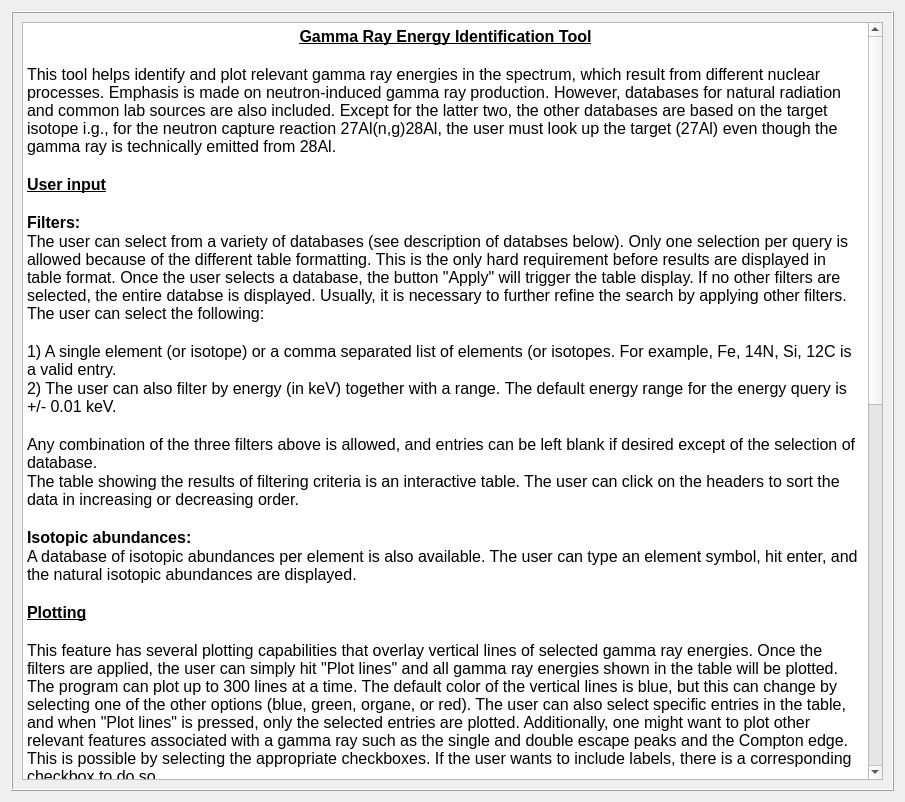
<?xml version="1.0" encoding="UTF-8"?>
<ui version="4.0">
 <class>Dialog</class>
 <widget class="QDialog" name="Dialog">
  <property name="geometry">
   <rect>
    <x>0</x>
    <y>0</y>
    <width>905</width>
    <height>802</height>
   </rect>
  </property>
  <property name="windowTitle">
   <string>Dialog</string>
  </property>
  <layout class="QGridLayout" name="gridLayout_2">
   <item row="0" column="0">
    <widget class="QFrame" name="frame">
     <property name="frameShape">
      <enum>QFrame::Box</enum>
     </property>
     <property name="frameShadow">
      <enum>QFrame::Raised</enum>
     </property>
     <layout class="QGridLayout" name="gridLayout">
      <item row="0" column="0">
       <widget class="QTextBrowser" name="text_info">
        <property name="html">
         <string>&lt;!DOCTYPE HTML PUBLIC &quot;-//W3C//DTD HTML 4.0//EN&quot; &quot;http://www.w3.org/TR/REC-html40/strict.dtd&quot;&gt;
&lt;html&gt;&lt;head&gt;&lt;meta name=&quot;qrichtext&quot; content=&quot;1&quot; /&gt;&lt;style type=&quot;text/css&quot;&gt;
p, li { white-space: pre-wrap; }
&lt;/style&gt;&lt;/head&gt;&lt;body style=&quot; font-family:'MS Shell Dlg 2'; font-size:7.8pt; font-weight:400; font-style:normal;&quot;&gt;
&lt;p align=&quot;center&quot; style=&quot; margin-top:0px; margin-bottom:0px; margin-left:0px; margin-right:0px; -qt-block-indent:0; text-indent:0px;&quot;&gt;&lt;span style=&quot; font-size:12pt; font-weight:600; text-decoration: underline;&quot;&gt;Gamma Ray Energy Identification Tool&lt;/span&gt;&lt;/p&gt;
&lt;p style=&quot;-qt-paragraph-type:empty; margin-top:0px; margin-bottom:0px; margin-left:0px; margin-right:0px; -qt-block-indent:0; text-indent:0px; font-size:12pt; font-weight:600; text-decoration: underline;&quot;&gt;&lt;br /&gt;&lt;/p&gt;
&lt;p style=&quot; margin-top:0px; margin-bottom:0px; margin-left:0px; margin-right:0px; -qt-block-indent:0; text-indent:0px;&quot;&gt;&lt;span style=&quot; font-size:12pt;&quot;&gt;This tool helps identify and plot relevant gamma ray energies in the spectrum, which result from different nuclear processes. Emphasis is made on neutron-induced gamma ray production. However, databases for natural radiation and common lab sources are also included. Except for the latter two, the other databases are based on the target isotope i.g., for the neutron capture reaction 27Al(n,g)28Al, the user must look up the target (27Al) even though the gamma ray is technically emitted from 28Al.&lt;/span&gt;&lt;/p&gt;
&lt;p style=&quot;-qt-paragraph-type:empty; margin-top:0px; margin-bottom:0px; margin-left:0px; margin-right:0px; -qt-block-indent:0; text-indent:0px; font-size:12pt;&quot;&gt;&lt;br /&gt;&lt;/p&gt;
&lt;p style=&quot; margin-top:0px; margin-bottom:0px; margin-left:0px; margin-right:0px; -qt-block-indent:0; text-indent:0px;&quot;&gt;&lt;span style=&quot; font-size:12pt; font-weight:600; text-decoration: underline;&quot;&gt;User input&lt;/span&gt;&lt;/p&gt;
&lt;p style=&quot;-qt-paragraph-type:empty; margin-top:0px; margin-bottom:0px; margin-left:0px; margin-right:0px; -qt-block-indent:0; text-indent:0px; font-size:12pt; font-weight:600; text-decoration: underline;&quot;&gt;&lt;br /&gt;&lt;/p&gt;
&lt;p style=&quot; margin-top:0px; margin-bottom:0px; margin-left:0px; margin-right:0px; -qt-block-indent:0; text-indent:0px;&quot;&gt;&lt;span style=&quot; font-size:12pt; font-weight:600;&quot;&gt;Filters:&lt;/span&gt;&lt;/p&gt;
&lt;p style=&quot; margin-top:0px; margin-bottom:0px; margin-left:0px; margin-right:0px; -qt-block-indent:0; text-indent:0px;&quot;&gt;&lt;span style=&quot; font-size:12pt;&quot;&gt;The user can select from a variety of databases (see description of databses below). Only one selection per query is allowed because of the different table formatting. This is the only hard requirement before results are displayed in table format. Once the user selects a database, the button &amp;quot;Apply&amp;quot; will trigger the table display. If no other filters are selected, the entire databse is displayed. Usually, it is necessary to further refine the search by applying other filters. The user can select the following:&lt;/span&gt;&lt;/p&gt;
&lt;p style=&quot;-qt-paragraph-type:empty; margin-top:0px; margin-bottom:0px; margin-left:0px; margin-right:0px; -qt-block-indent:0; text-indent:0px; font-size:12pt;&quot;&gt;&lt;br /&gt;&lt;/p&gt;
&lt;p style=&quot; margin-top:0px; margin-bottom:0px; margin-left:0px; margin-right:0px; -qt-block-indent:0; text-indent:0px;&quot;&gt;&lt;span style=&quot; font-size:12pt;&quot;&gt;1) A single element (or isotope) or a comma separated list of elements (or isotopes. For example, Fe, 14N, Si, 12C is a valid entry.&lt;/span&gt;&lt;/p&gt;
&lt;p style=&quot; margin-top:0px; margin-bottom:0px; margin-left:0px; margin-right:0px; -qt-block-indent:0; text-indent:0px;&quot;&gt;&lt;span style=&quot; font-size:12pt;&quot;&gt;2) The user can also filter by energy (in keV) together with a range. &lt;/span&gt;&lt;span style=&quot; font-size:12pt; color:#000000;&quot;&gt;The default energy range for the energy query is +/- 0.01 keV.&lt;/span&gt;&lt;/p&gt;
&lt;p style=&quot;-qt-paragraph-type:empty; margin-top:0px; margin-bottom:0px; margin-left:0px; margin-right:0px; -qt-block-indent:0; text-indent:0px; font-size:12pt; color:#000000;&quot;&gt;&lt;br /&gt;&lt;/p&gt;
&lt;p style=&quot; margin-top:0px; margin-bottom:0px; margin-left:0px; margin-right:0px; -qt-block-indent:0; text-indent:0px;&quot;&gt;&lt;span style=&quot; font-size:12pt; color:#000000;&quot;&gt;Any combination of the three filters above is allowed, and entries can be left blank if desired except of the selection of database.&lt;/span&gt;&lt;/p&gt;
&lt;p style=&quot; margin-top:0px; margin-bottom:0px; margin-left:0px; margin-right:0px; -qt-block-indent:0; text-indent:0px;&quot;&gt;&lt;span style=&quot; font-size:12pt; color:#000000;&quot;&gt;The table showing the results of filtering criteria is an interactive table. The user can click on the headers to sort the data in increasing or decreasing order.&lt;/span&gt;&lt;/p&gt;
&lt;p style=&quot;-qt-paragraph-type:empty; margin-top:0px; margin-bottom:0px; margin-left:0px; margin-right:0px; -qt-block-indent:0; text-indent:0px; font-size:12pt; font-weight:600; text-decoration: underline;&quot;&gt;&lt;br /&gt;&lt;/p&gt;
&lt;p style=&quot; margin-top:0px; margin-bottom:0px; margin-left:0px; margin-right:0px; -qt-block-indent:0; text-indent:0px;&quot;&gt;&lt;span style=&quot; font-size:12pt; font-weight:600;&quot;&gt;Isotopic abundances:&lt;/span&gt;&lt;/p&gt;
&lt;p style=&quot; margin-top:0px; margin-bottom:0px; margin-left:0px; margin-right:0px; -qt-block-indent:0; text-indent:0px;&quot;&gt;&lt;span style=&quot; font-size:12pt;&quot;&gt;A database of isotopic abundances per element is also available. The user can type an element symbol, hit enter, and the natural isotopic abundances are displayed.&lt;/span&gt;&lt;/p&gt;
&lt;p style=&quot;-qt-paragraph-type:empty; margin-top:0px; margin-bottom:0px; margin-left:0px; margin-right:0px; -qt-block-indent:0; text-indent:0px; font-size:12pt;&quot;&gt;&lt;br /&gt;&lt;/p&gt;
&lt;p style=&quot; margin-top:0px; margin-bottom:0px; margin-left:0px; margin-right:0px; -qt-block-indent:0; text-indent:0px;&quot;&gt;&lt;span style=&quot; font-size:12pt; font-weight:600; text-decoration: underline;&quot;&gt;Plotting&lt;/span&gt;&lt;/p&gt;
&lt;p style=&quot;-qt-paragraph-type:empty; margin-top:0px; margin-bottom:0px; margin-left:0px; margin-right:0px; -qt-block-indent:0; text-indent:0px; font-size:12pt; font-weight:600; text-decoration: underline;&quot;&gt;&lt;br /&gt;&lt;/p&gt;
&lt;p style=&quot; margin-top:0px; margin-bottom:0px; margin-left:0px; margin-right:0px; -qt-block-indent:0; text-indent:0px;&quot;&gt;&lt;span style=&quot; font-size:12pt;&quot;&gt;This feature has several plotting capabilities that overlay vertical lines of selected gamma ray energies. Once the filters are applied, the user can simply hit &amp;quot;Plot lines&amp;quot; and all gamma ray energies shown in the table will be plotted. The program can plot up to 300 lines at a time. The default color of the vertical lines is blue, but this can change by selecting one of the other options (blue, green, organe, or red). The user can also select specific entries in the table, and when &amp;quot;Plot lines&amp;quot; is pressed, only the selected entries are plotted. Additionally, one might want to plot other relevant features associated with a gamma ray such as the single and double escape peaks and the Compton edge. This is possible by selecting the appropriate checkboxes. If the user wants to include labels, there is a corresponding checkbox to do so.&lt;/span&gt;&lt;/p&gt;
&lt;p style=&quot;-qt-paragraph-type:empty; margin-top:0px; margin-bottom:0px; margin-left:0px; margin-right:0px; -qt-block-indent:0; text-indent:0px; font-size:12pt;&quot;&gt;&lt;br /&gt;&lt;/p&gt;
&lt;p style=&quot; margin-top:0px; margin-bottom:0px; margin-left:0px; margin-right:0px; -qt-block-indent:0; text-indent:0px;&quot;&gt;&lt;span style=&quot; font-size:12pt; font-weight:600; text-decoration: underline;&quot;&gt;Databases&lt;/span&gt;&lt;/p&gt;
&lt;p style=&quot;-qt-paragraph-type:empty; margin-top:0px; margin-bottom:0px; margin-left:0px; margin-right:0px; -qt-block-indent:0; text-indent:0px; font-size:12pt; font-weight:600; text-decoration: underline;&quot;&gt;&lt;br /&gt;&lt;/p&gt;
&lt;p style=&quot; margin-top:0px; margin-bottom:0px; margin-left:0px; margin-right:0px; -qt-block-indent:0; text-indent:0px;&quot;&gt;&lt;span style=&quot; font-size:12pt;&quot;&gt;The following databases are available to the user:&lt;/span&gt;&lt;/p&gt;
&lt;p style=&quot;-qt-paragraph-type:empty; margin-top:0px; margin-bottom:0px; margin-left:0px; margin-right:0px; -qt-block-indent:0; text-indent:0px; font-size:12pt;&quot;&gt;&lt;br /&gt;&lt;/p&gt;
&lt;p style=&quot; margin-top:0px; margin-bottom:0px; margin-left:0px; margin-right:0px; -qt-block-indent:0; text-indent:0px;&quot;&gt;&lt;span style=&quot; font-size:12pt; font-weight:600;&quot;&gt;Common lab sources&lt;/span&gt;&lt;/p&gt;
&lt;p style=&quot; margin-top:0px; margin-bottom:0px; margin-left:0px; margin-right:0px; -qt-block-indent:0; text-indent:0px;&quot;&gt;&lt;span style=&quot; font-size:12pt;&quot;&gt;Common gamma ray lab sources such as 60Co, 137Cs, 153Eu, etc. are available through a curated database derived from &lt;/span&gt;&lt;span style=&quot; font-size:12pt; text-decoration: underline; color:#0000ff;&quot;&gt;https://www-nds.iaea.org/pgaa/iaeapgaa.htm&lt;/span&gt;&lt;span style=&quot; font-size:12pt; color:#000000;&quot;&gt;. Access to this database through a Python-based notebook can be accessed via &lt;/span&gt;&lt;span style=&quot; font-size:12pt; text-decoration: underline; color:#0000ff;&quot;&gt;https://mybinder.org/v2/gh/IAEA-NDS/lc_api_notebook/HEAD?labpath=api_v0_notebook.ipynb.&lt;/span&gt;&lt;/p&gt;
&lt;p style=&quot;-qt-paragraph-type:empty; margin-top:0px; margin-bottom:0px; margin-left:0px; margin-right:0px; -qt-block-indent:0; text-indent:0px; font-size:12pt; text-decoration: underline; color:#0000ff;&quot;&gt;&lt;br /&gt;&lt;/p&gt;
&lt;p style=&quot; margin-top:0px; margin-bottom:0px; margin-left:0px; margin-right:0px; -qt-block-indent:0; text-indent:0px;&quot;&gt;&lt;span style=&quot; font-size:12pt; font-weight:600; color:#000000;&quot;&gt;Delayed activation&lt;/span&gt;&lt;/p&gt;
&lt;p style=&quot; margin-top:0px; margin-bottom:0px; margin-left:0px; margin-right:0px; -qt-block-indent:0; text-indent:0px;&quot;&gt;&lt;span style=&quot; font-size:12pt; color:#000000;&quot;&gt;The database use for delayed neutron activation (isotopes with longer half lives) was obtained from the PGAA Decay Gamma Data from the IAEA via &lt;/span&gt;&lt;span style=&quot; font-size:12pt; text-decoration: underline; color:#0000ff;&quot;&gt;https://www-nds.iaea.org/pgaa/databases.htm.&lt;/span&gt;&lt;/p&gt;
&lt;p style=&quot;-qt-paragraph-type:empty; margin-top:0px; margin-bottom:0px; margin-left:0px; margin-right:0px; -qt-block-indent:0; text-indent:0px; font-size:12pt; text-decoration: underline; color:#0000ff;&quot;&gt;&lt;br /&gt;&lt;/p&gt;
&lt;p style=&quot; margin-top:0px; margin-bottom:0px; margin-left:0px; margin-right:0px; -qt-block-indent:0; text-indent:0px;&quot;&gt;&lt;span style=&quot; font-size:12pt; font-weight:600; color:#000000;&quot;&gt;Natural radiation&lt;/span&gt;&lt;/p&gt;
&lt;p style=&quot; margin-top:0px; margin-bottom:0px; margin-left:0px; margin-right:0px; -qt-block-indent:0; text-indent:0px;&quot;&gt;&lt;span style=&quot; font-size:12pt; color:#000000;&quot;&gt;The database was collected from several sources, but mainly from the book &amp;quot;Analytical Methods for Nonproliferation&amp;quot; by Edward C. Morse. However, the same information can be obtained from &amp;quot;Common lab sources&amp;quot;.&lt;/span&gt;&lt;/p&gt;
&lt;p style=&quot;-qt-paragraph-type:empty; margin-top:0px; margin-bottom:0px; margin-left:0px; margin-right:0px; -qt-block-indent:0; text-indent:0px; font-size:12pt; font-weight:600; color:#000000;&quot;&gt;&lt;br /&gt;&lt;/p&gt;
&lt;p style=&quot; margin-top:0px; margin-bottom:0px; margin-left:0px; margin-right:0px; -qt-block-indent:0; text-indent:0px;&quot;&gt;&lt;span style=&quot; font-size:12pt; font-weight:600; color:#000000;&quot;&gt;Neutron capture (CapGam)&lt;/span&gt;&lt;/p&gt;
&lt;p style=&quot; margin-top:0px; margin-bottom:0px; margin-left:0px; margin-right:0px; -qt-block-indent:0; text-indent:0px;&quot;&gt;&lt;span style=&quot; font-size:12pt; color:#000000;&quot;&gt;Neutron capture data obtained from CapGam via &lt;/span&gt;&lt;span style=&quot; font-size:12pt; text-decoration: underline; color:#0000ff;&quot;&gt;https://www.nndc.bnl.gov/capgam/.&lt;/span&gt;&lt;span style=&quot; font-size:12pt; color:#000000;&quot;&gt; The &amp;quot;info&amp;quot; table entry contains the characters I-P for primary, and I-S for secondary. A more detailed explanation can be obtained from the websiteabove.&lt;/span&gt;&lt;/p&gt;
&lt;p style=&quot;-qt-paragraph-type:empty; margin-top:0px; margin-bottom:0px; margin-left:0px; margin-right:0px; -qt-block-indent:0; text-indent:0px; font-size:12pt; font-weight:600; color:#000000;&quot;&gt;&lt;br /&gt;&lt;/p&gt;
&lt;p style=&quot; margin-top:0px; margin-bottom:0px; margin-left:0px; margin-right:0px; -qt-block-indent:0; text-indent:0px;&quot;&gt;&lt;span style=&quot; font-size:12pt; font-weight:600; color:#000000;&quot;&gt;Neutron capture (IAEA)&lt;/span&gt;&lt;/p&gt;
&lt;p style=&quot; margin-top:0px; margin-bottom:0px; margin-left:0px; margin-right:0px; -qt-block-indent:0; text-indent:0px;&quot;&gt;&lt;span style=&quot; font-size:12pt; color:#000000;&quot;&gt;A second source of neutron capture data was obtained from &lt;/span&gt;&lt;span style=&quot; font-size:12pt; text-decoration: underline; color:#0000ff;&quot;&gt;https://www-nds.iaea.org/pgaa/databases.htm.&lt;/span&gt;&lt;span style=&quot; font-size:12pt; color:#000000;&quot;&gt; This database has nearly the same data as CapGam, but there may not be complete overlap.&lt;/span&gt;&lt;/p&gt;
&lt;p style=&quot;-qt-paragraph-type:empty; margin-top:0px; margin-bottom:0px; margin-left:0px; margin-right:0px; -qt-block-indent:0; text-indent:0px; font-size:12pt; font-weight:600; color:#000000;&quot;&gt;&lt;br /&gt;&lt;/p&gt;
&lt;p style=&quot; margin-top:0px; margin-bottom:0px; margin-left:0px; margin-right:0px; -qt-block-indent:0; text-indent:0px;&quot;&gt;&lt;span style=&quot; font-size:12pt; font-weight:600; color:#000000;&quot;&gt;Neutron inelastic 14 MeV (Talys)&lt;/span&gt;&lt;/p&gt;
&lt;p style=&quot; margin-top:0px; margin-bottom:0px; margin-left:0px; margin-right:0px; -qt-block-indent:0; text-indent:0px;&quot;&gt;&lt;span style=&quot; font-size:12pt; color:#000000;&quot;&gt;This database was collected form a series of Talys (&lt;/span&gt;&lt;span style=&quot; font-size:12pt; text-decoration: underline; color:#0000ff;&quot;&gt;https://www-nds.iaea.org/talys/&lt;/span&gt;&lt;span style=&quot; font-size:12pt; color:#000000;&quot;&gt;) simulations at 14 MeV neutron incident energy. There is no angle-dependent information, so care must be taken in regards to the quoted cross section value.&lt;/span&gt;&lt;/p&gt;
&lt;p style=&quot;-qt-paragraph-type:empty; margin-top:0px; margin-bottom:0px; margin-left:0px; margin-right:0px; -qt-block-indent:0; text-indent:0px; font-size:12pt; font-weight:600; color:#000000;&quot;&gt;&lt;br /&gt;&lt;/p&gt;
&lt;p style=&quot; margin-top:0px; margin-bottom:0px; margin-left:0px; margin-right:0px; -qt-block-indent:0; text-indent:0px;&quot;&gt;&lt;span style=&quot; font-size:12pt; font-weight:600; color:#000000;&quot;&gt;Neutron inelastic (Baghdad Atlas)&lt;/span&gt;&lt;/p&gt;
&lt;p style=&quot; margin-top:0px; margin-bottom:0px; margin-left:0px; margin-right:0px; -qt-block-indent:0; text-indent:0px;&quot;&gt;&lt;span style=&quot; font-size:12pt; color:#000000;&quot;&gt;Not yet implemented.&lt;/span&gt;&lt;/p&gt;
&lt;p style=&quot;-qt-paragraph-type:empty; margin-top:0px; margin-bottom:0px; margin-left:0px; margin-right:0px; -qt-block-indent:0; text-indent:0px; font-size:12pt; font-weight:600; color:#000000;&quot;&gt;&lt;br /&gt;&lt;/p&gt;
&lt;p style=&quot; margin-top:0px; margin-bottom:0px; margin-left:0px; margin-right:0px; -qt-block-indent:0; text-indent:0px;&quot;&gt;&lt;span style=&quot; font-size:12pt; font-weight:600; color:#000000;&quot;&gt;Berkeley Atlas&lt;/span&gt;&lt;/p&gt;
&lt;p style=&quot; margin-top:0px; margin-bottom:0px; margin-left:0px; margin-right:0px; -qt-block-indent:0; text-indent:0px;&quot;&gt;&lt;span style=&quot; font-size:12pt; color:#000000;&quot;&gt;Not yet implemented.&lt;/span&gt;&lt;/p&gt;
&lt;p style=&quot;-qt-paragraph-type:empty; margin-top:0px; margin-bottom:0px; margin-left:0px; margin-right:0px; -qt-block-indent:0; text-indent:0px; font-size:12pt; font-weight:600; text-decoration: underline; color:#000000;&quot;&gt;&lt;br /&gt;&lt;/p&gt;
&lt;p style=&quot;-qt-paragraph-type:empty; margin-top:0px; margin-bottom:0px; margin-left:0px; margin-right:0px; -qt-block-indent:0; text-indent:0px; font-size:12pt; font-weight:600; text-decoration: underline;&quot;&gt;&lt;br /&gt;&lt;/p&gt;&lt;/body&gt;&lt;/html&gt;</string>
        </property>
       </widget>
      </item>
     </layout>
    </widget>
   </item>
  </layout>
 </widget>
 <resources/>
 <connections/>
</ui>
